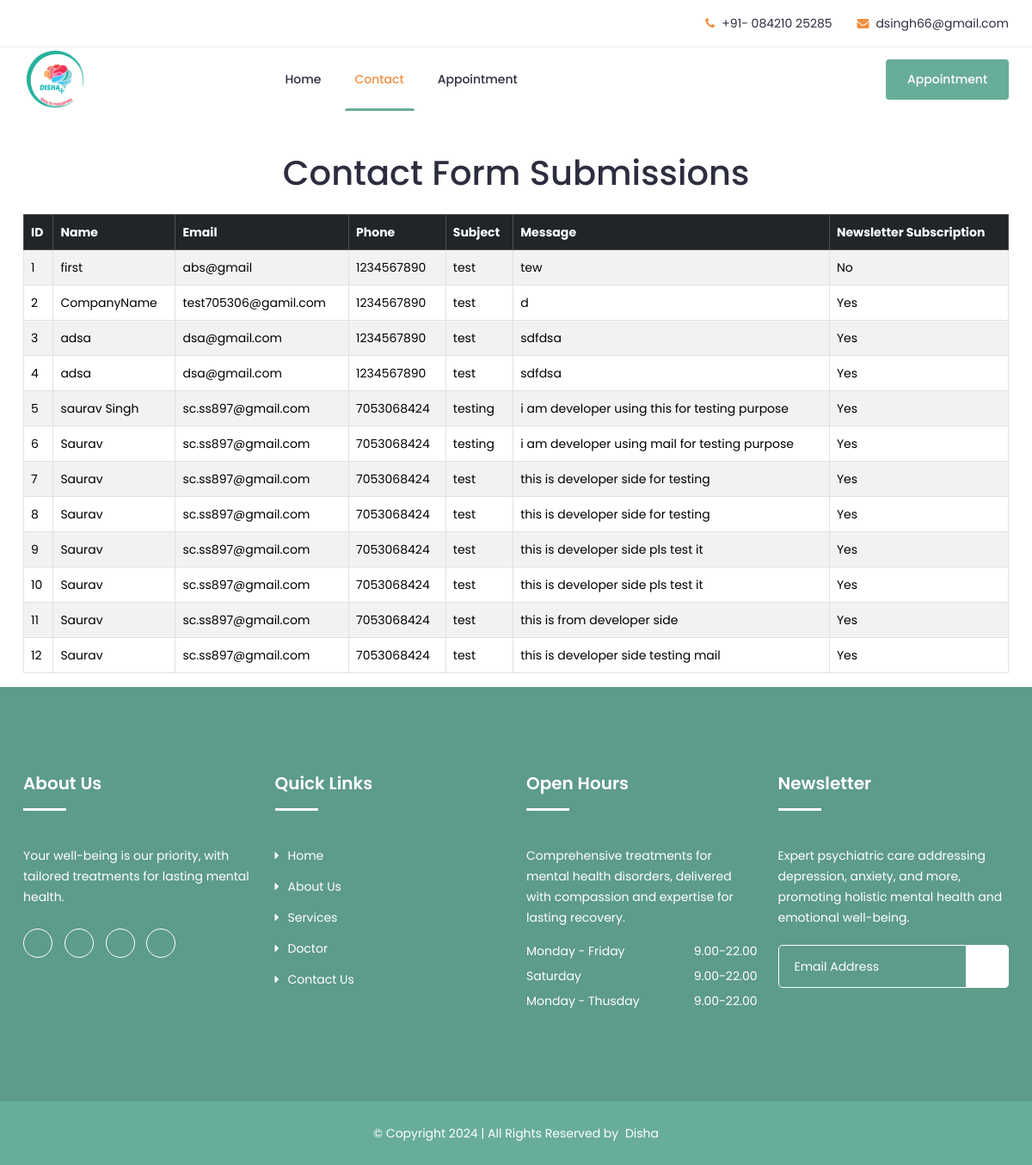
The app's page /admin/contactdata.php with its own data.
### tables this page shows
CREATE TABLE `contact` (
  `id` int(11) NOT NULL,
  `name` varchar(255) NOT NULL,
  `email` varchar(255) NOT NULL,
  `phone` varchar(20) DEFAULT NULL,
  `subject` varchar(255) DEFAULT NULL,
  `message` text NOT NULL,
  `newsletter_subscription` tinyint(1) DEFAULT 0,
  `created_at` timestamp NOT NULL DEFAULT current_timestamp()
);

### admin/contactdata.php (the view, shortened to what this page needs)
<?php
include 'config.php';
$sql = "SELECT * FROM contact";
$result = $conn->query($sql);
include('head.php');
?>
    <div class="container mt-5">
        <h1 class="text-center">Contact Form Submissions</h1>
        <table class="table table-striped table-bordered mt-4">
            <thead class="table-dark">
                <tr>
                    <th>ID</th>
                    <th>Name</th>
                    <th>Email</th>
                    <th>Phone</th>
                    <th>Subject</th>
                    <th>Message</th>
                    <th>Newsletter Subscription</th>
                </tr>
            </thead>
            <tbody>
                <?php
                if ($result->num_rows > 0) {
                    while ($row = $result->fetch_assoc()) {
                        echo "<tr>
                                <td>{$row['id']}</td>
                                <td>{$row['name']}</td>
                                <td>{$row['email']}</td>
                                <td>{$row['phone']}</td>
                                <td>{$row['subject']}</td>
                                <td>{$row['message']}</td>
                                <td>" . ($row['newsletter_subscription'] ? 'Yes' : 'No') . "</td>
                              </tr>";
                    }
                } else {
                    echo "<tr><td colspan='7' class='text-center'>No records found</td></tr>";
                }
                ?>
            </tbody>
        </table>
    </div>
<?php
include('footer.php');
?>

### records on screen
contact: id "1", name "first", email "abs@gmail", phone "1234567890", subject "test", message "tew", newsletter_subscription "No"
contact: id "2", name "CompanyName", email "test705306@gamil.com", phone "1234567890", subject "test", message "d", newsletter_subscription "Yes"
contact: id "3", name "adsa", email "dsa@gmail.com", phone "1234567890", subject "test", message "sdfdsa", newsletter_subscription "Yes"
contact: id "4", name "adsa", email "dsa@gmail.com", phone "1234567890", subject "test", message "sdfdsa", newsletter_subscription "Yes"
contact: id "5", name "saurav Singh", email "sc.ss897@gmail.com", phone "7053068424", subject "testing", message "i am developer using this for testing purpose", newsletter_subscription "Yes"
contact: id "6", name "Saurav", email "sc.ss897@gmail.com", phone "7053068424", subject "testing", message "i am developer using mail for testing purpose", newsletter_subscription "Yes"
contact: id "7", name "Saurav", email "sc.ss897@gmail.com", phone "7053068424", subject "test", message "this is developer side for testing", newsletter_subscription "Yes"
contact: id "8", name "Saurav", email "sc.ss897@gmail.com", phone "7053068424", subject "test", message "this is developer side for testing", newsletter_subscription "Yes"
contact: id "9", name "Saurav", email "sc.ss897@gmail.com", phone "7053068424", subject "test", message "this is developer side pls test it", newsletter_subscription "Yes"
contact: id "10", name "Saurav", email "sc.ss897@gmail.com", phone "7053068424", subject "test", message "this is developer side pls test it", newsletter_subscription "Yes"
contact: id "11", name "Saurav", email "sc.ss897@gmail.com", phone "7053068424", subject "test", message "this is from developer side", newsletter_subscription "Yes"
contact: id "12", name "Saurav", email "sc.ss897@gmail.com", phone "7053068424", subject "test", message "this is developer side testing mail", newsletter_subscription "Yes"
